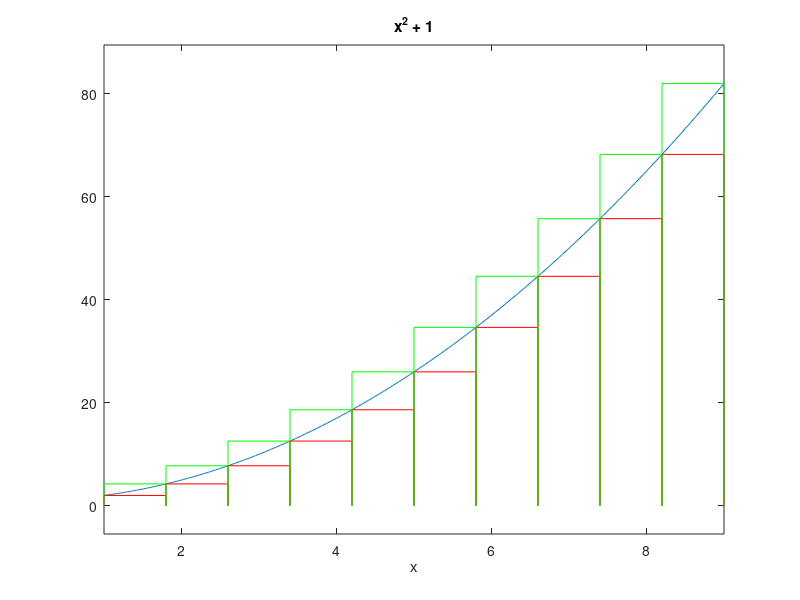

Source code (MATLAB): (Note: this script raises an error after producing the figure.)
% La funcion a calcular.
f = @(x) x.^2 + 1; 

a = 1; % Punto de inicio.
b = 9; % Punto Final.
n = 10; % Numero de rectangulos. (Mientras mas numeros, mas cerca del valor exacto).

% Guardamos en una matriz, los valores de n+1 de 'a' a 'b'. (Haz un disp de xi para entenderlo).
xi = linspace(a, b, n+1); 

% Sacamos la altura media.
h = (b - a)/n; 

% Mostramos la grafica.
ezplot(f, [a, b]); 

% Anclamos el grafico.
hold on;

% Hacemos el bucle que dibuja los rectangulos
for i = 1 : n 
    % Rectangulos de la izquierda.
    plot([xi(i) xi(i)], double([0 f(xi(i))]), 'r');
    plot([xi(i) xi(i+1)], double([f(xi(i)) f(xi(i))]), 'r');
    plot([xi(i+1) xi(i+1)], double([0 f(xi(i))]), 'r');
    
    % Rectangulos de la derecha.
    plot([xi(i) xi(i)], double([0 f(xi(i+1))]), 'g');
    plot([xi(i) xi(i+1)], double([f(xi(i+1)) f(xi(i+1))]), 'g');
    plot([xi(i+1) xi(i+1)], double([0 f(xi(i+1))]), 'g');
end

% Calculamos el sumatorio total.
for i = 1:n + 1
    yi(i) = f(xi(i));
end

% Hacemos los calculos de la izq, y de la derecha.
Ln = h * sum(double(yi(1:n))); % Nos dará el valor aproximado por la izquierda.
Rn = h * sum(double(yi(1:n + 1))); % Nos dará el valor aproximado por la derecha.

% Hacemos el valor exacto con una integral. (nos dará el valor exacto).
I = double(int(f, x, a, b));

% Mostramos los resultados.
fprintf('Ln = %.2f, Rn = %.2f, Valor al que se aproxima = %.2f \n', Ln, Rn, I);

% Desanclamos el grafico.
hold off;

% Y arreando que es tarde!
